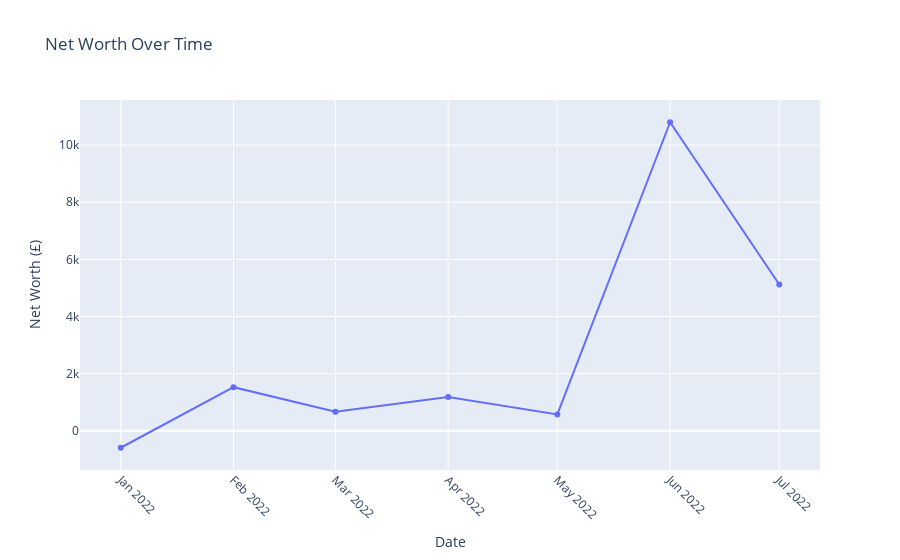

Notebook code for this chart:
### Code cell
Net_Worth_Chart = go.Figure(
    data = go.Scatter(x = Net_Worth_Table["year_month"], y = Net_Worth_Table["cumulative sum"]),
    layout = go.Layout(
        title = go.layout.Title(text="Net Worth Over Time")
    )
)
Net_Worth_Chart.update_layout(
    xaxis_title = "Date",
    yaxis_title = "Net Worth (£)",
    hovermode = 'x unified'
    )
Net_Worth_Chart.update_xaxes(
    tickangle = 45)
Net_Worth_Chart.show()

### Figure 1 — Plotly figure (JSON) as saved in the notebook; plotly's stock layout.template omitted (floating-point values rounded to 4 significant figures)
{"data": [{"type": "scatter", "x": ["2022-01", "2022-02", "2022-03", "2022-04", "2022-05", "2022-06", "2022-07"], "y": [-597.4, 1524.0, 665.7, 1183.0, 568.4, 10800.0, 5121.0]}], "layout": {"hovermode": "x unified", "title": {"text": "Net Worth Over Time"}, "xaxis": {"tickangle": 45, "title": {"text": "Date"}}, "yaxis": {"title": {"text": "Net Worth (£)"}}}}
